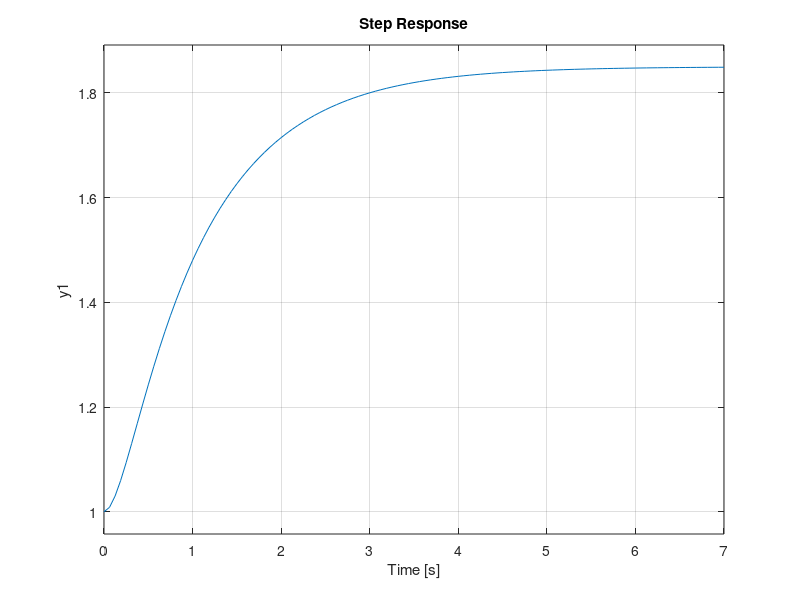

The MATLAB script that drew this image:


G1 = tf([1],[1 1]);

G2 = tf([1],[1 4]);

G3 = tf([1 3],[1 5]);


GS1 = series(G1,G2);
GSF = series(GS1,G3);


%step(GSF)


GSP1 = parallel(G1,G2);
GFP = parallel(GSP1,G3);

step(GFP)

fd = feedback(GS1,G3);
